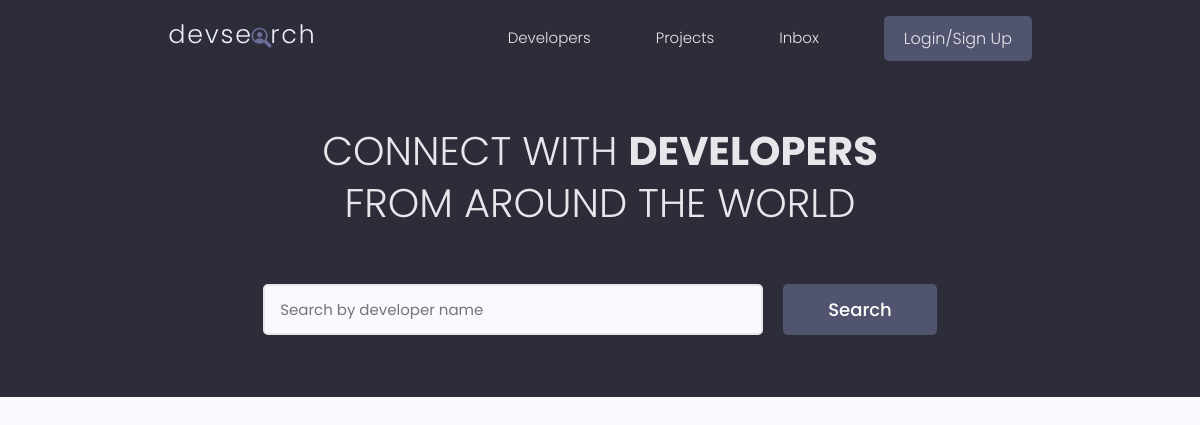
/, run on an earlier commit of the app's database.
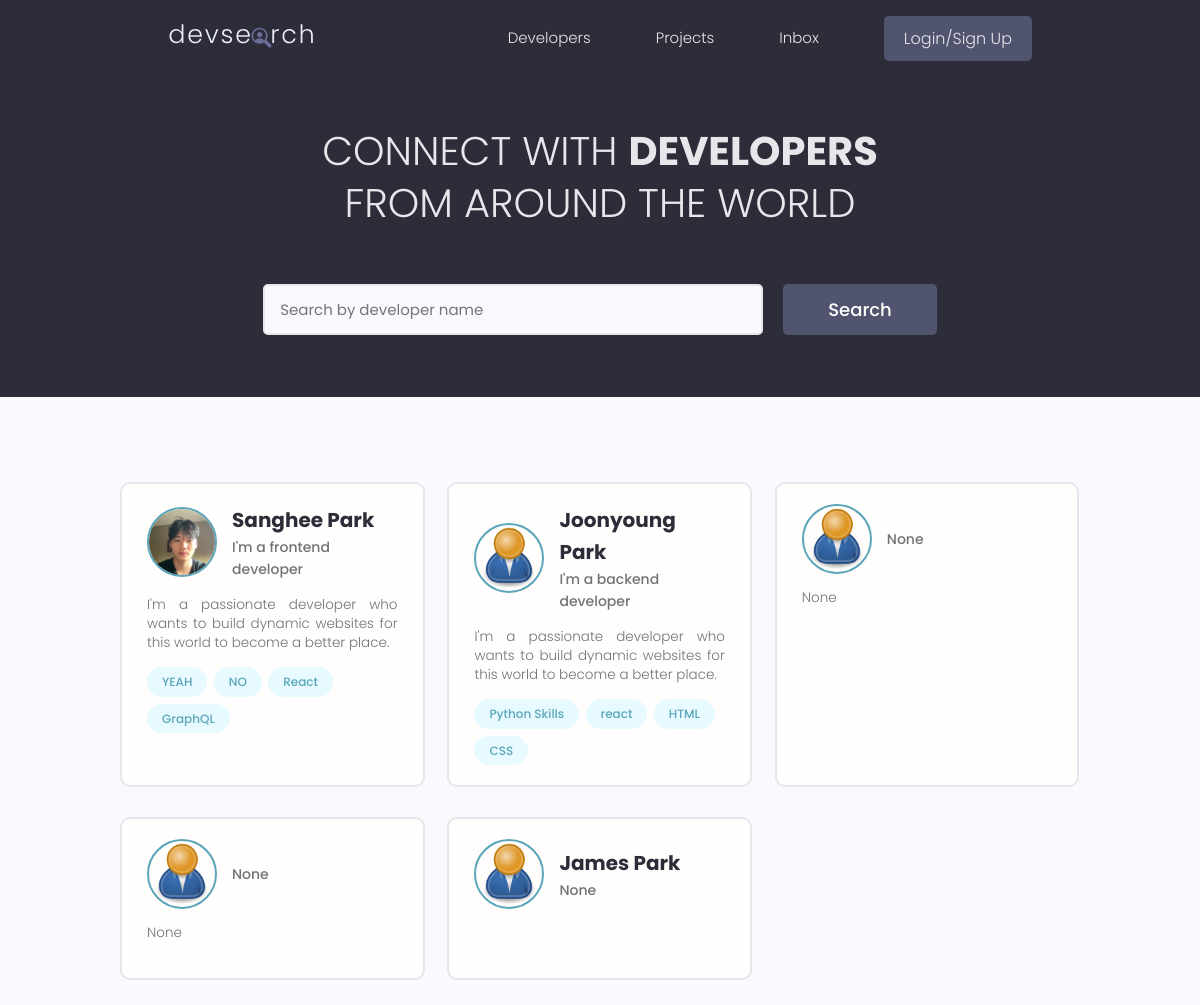
And on a later commit of the database.
### users/models.py (models this page shows, shortened)
class Profile(models.Model):
    user = models.OneToOneField(
        User, on_delete=models.CASCADE, null=True, blank=True)
    name = models.CharField(max_length=200, blank=True, null=True)
    email = models.EmailField(max_length=500, blank=True, null=True)
    username = models.CharField(max_length=200, blank=True, null=True)
    location = models.CharField(max_length=200, blank=True, null=True)
    short_intro = models.CharField(max_length=200, blank=True, null=True)
    bio = models.TextField(blank=True, null=True)
    profile_image = models.ImageField(
        null=True, blank=True, upload_to='profiles/', default="profiles/user-default.png")
    social_github = models.CharField(max_length=200, blank=True, null=True)
    social_twitter = models.CharField(max_length=200, blank=True, null=True)
    social_linkedin = models.CharField(max_length=200, blank=True, null=True)
    social_youtube = models.CharField(max_length=200, blank=True, null=True)
    social_website = models.CharField(max_length=200, blank=True, null=True)
    created = models.DateTimeField(auto_now_add=True)
    id = models.UUIDField(default=uuid.uuid4, unique=True,
                          primary_key=True, editable=False)

class Skill(models.Model):
    owner = models.ForeignKey(
        Profile, on_delete=models.CASCADE, null=True, blank=True)
    name = models.CharField(max_length=200, blank=True, null=True)
    description = models.TextField(blank=True, null=True)
    created = models.DateTimeField(auto_now_add=True)
    id = models.UUIDField(default=uuid.uuid4, unique=True,
                          primary_key=True, editable=False)
    def __str__(self):
        return str(self.name)

### users/views.py (the view)
# urls.py: path('', views.profiles, name="profiles"),
def profiles(request):
    profiles = Profile.objects.all()
    context = {'profiles': profiles}
    return render(request, 'users/profiles.html', context)

### users/templates/users/profiles.html (shortened to what this page needs)
{% extends 'main.html' %}
{% block content %}
<main class="home">
    <section class="hero-section text-center">
        <div class="container container--narrow">
            <div class="hero-section__box">
                <h2>CONNECT WITH <span>DEVELOPERS</span></h2>
                <h2>FROM AROUND THE WORLD</h2>
            </div>
            <div class="hero-section__search">
                <form class="form" action="#" method="get">
                    <div class="form__field">
                        <input class="input input--text" id="formInput#search" type="text" name="text"
                            placeholder="Search by developer name" />
                    </div>
                    <input class="btn btn--sub btn--lg" type="submit" value="Search" />
                </form>
            </div>
        </div>
    </section>
    <section class="devlist">
        <div class="container">
            <div class="grid grid--three">
                {% for profile in profiles %}
                <div class="column card">
                    <div class="dev">
                        <a href="{% url 'user-profile' profile.id %}" class=" card__body">
                            <div class="dev__profile">
                                <img class="avatar avatar--md" src="{{ profile.profile_image.url}}" alt="image" />
                                <div class="dev__meta">
                                    <h3>{{profile.name}}</h3>
                                    <h5>{{profile.short_intro|slice:"60"}}</h5>
                                </div>
                            </div>
                            <p class="dev__info">{{profile.bio|slice:"150"}}</p>
                            <div class="dev__skills">
                                {% for skill in profile.skill_set.all|slice:"5" %}
                                <span class="tag tag--pill tag--main">
                                    <small>{{skill}}</small>
                                </span>
                                {% endfor %}
                            </div>
                        </a>
                    </div>
                </div>
                {% endfor %}
            </div>
        </div>
    </section>
</main>
{% endblock content %}

What changed in the data, as far as the page shows it:
added Profile: profile_image (picture), name "Sanghee Park", short_intro "I'm a frontend developer", bio "I'm a passionate developer who wants to build dynamic websites for this world to become a better place."
added Skill: name "YEAH", shown under "Sanghee Park"
added Skill: name "NO", shown under "Sanghee Park"
added Skill: name "React", shown under "Sanghee Park"
added Skill: name "GraphQL", shown under "Sanghee Park"
added Profile: profile_image (placeholder picture), name "Joonyoung Park", short_intro "I'm a backend developer", bio "I'm a passionate developer who wants to build dynamic websites for this world to become a better place."
added Skill: name "Python Skills", shown under "Joonyoung Park"
added Skill: name "react", shown under "Joonyoung Park"
added Skill: name "HTML", shown under "Joonyoung Park"
added Skill: name "CSS", shown under "Joonyoung Park"
added Profile: profile_image (placeholder picture), short_intro "None", bio "None"
added Profile: profile_image (placeholder picture), short_intro "None", bio "None"
added Profile: profile_image (placeholder picture), name "James Park", short_intro "None"
